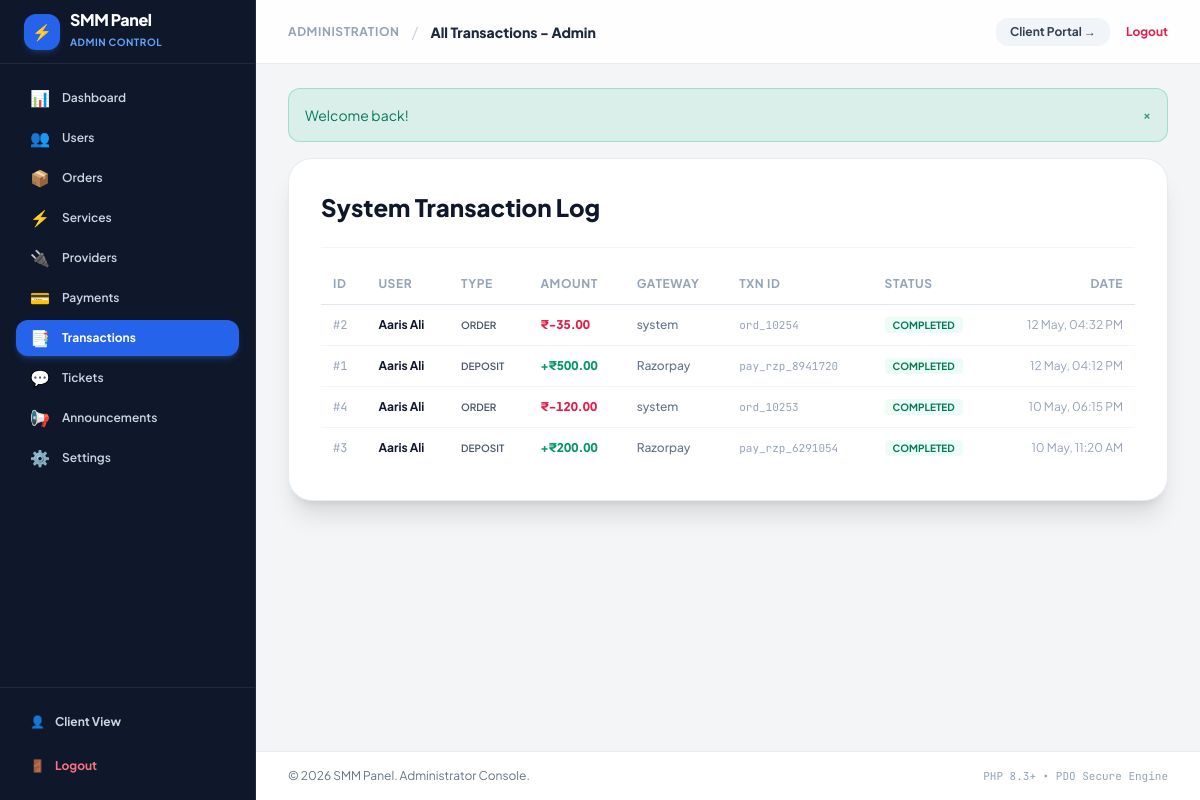
/admin/transactions.php (signed in), run on the app's committed database.
### tables this page shows
CREATE TABLE `transactions` (
  `id` INT UNSIGNED AUTO_INCREMENT PRIMARY KEY,
  `user_id` INT UNSIGNED NOT NULL,
  `order_id` INT UNSIGNED NULL,
  `type` ENUM('deposit', 'order', 'refund', 'bonus', 'admin_adjustment') NOT NULL,
  `amount` DECIMAL(12, 4) NOT NULL,
  `gateway` VARCHAR(50) NOT NULL DEFAULT 'system',
  `gateway_txn_id` VARCHAR(120) NULL,
  `status` ENUM('pending', 'completed', 'failed', 'refunded') NOT NULL DEFAULT 'completed',
  `note` VARCHAR(255) NULL,
  `created_at` TIMESTAMP DEFAULT CURRENT_TIMESTAMP,
  FOREIGN KEY (`user_id`) REFERENCES `users`(`id`) ON DELETE CASCADE,
  FOREIGN KEY (`order_id`) REFERENCES `orders`(`id`) ON DELETE SET NULL,
  INDEX `idx_txn_type` (`type`),
  INDEX `idx_txn_status` (`status`)
);

CREATE TABLE `users` (
  `id` INT UNSIGNED AUTO_INCREMENT PRIMARY KEY,
  `username` VARCHAR(64) NOT NULL UNIQUE,
  `email` VARCHAR(191) NOT NULL UNIQUE,
  `password` VARCHAR(255) NOT NULL,
  `phone` VARCHAR(32) NULL,
  `balance` DECIMAL(12, 4) NOT NULL DEFAULT 0.0000,
  `spent` DECIMAL(12, 4) NOT NULL DEFAULT 0.0000,
  `role` ENUM('user', 'admin', 'support') NOT NULL DEFAULT 'user',
  `status` ENUM('active', 'suspended', 'banned') NOT NULL DEFAULT 'active',
  `api_key` VARCHAR(64) NOT NULL UNIQUE,
  `email_verified` TINYINT(1) NOT NULL DEFAULT 0,
  `created_at` TIMESTAMP DEFAULT CURRENT_TIMESTAMP,
  `updated_at` TIMESTAMP DEFAULT CURRENT_TIMESTAMP ON UPDATE CURRENT_TIMESTAMP,
  INDEX `idx_users_role` (`role`),
  INDEX `idx_users_status` (`status`)
);

### admin/transactions.php (the view, shortened to what this page needs)
<?php
require_once __DIR__ . '/../includes/functions.php';
$db = Database::getConnection();
$transactions = $db->query("
    SELECT t.*, u.username
    FROM transactions t
    JOIN users u ON t.user_id = u.id
    ORDER BY t.created_at DESC
")->fetchAll();
require_once __DIR__ . '/../includes/header.php';
?>
<div class="max-w-7xl mx-auto my-4 space-y-6">
    <div class="bg-white rounded-3xl p-6 sm:p-8 border border-slate-200/80 shadow-xl">
        <h2 class="text-2xl font-extrabold text-slate-900 pb-6 border-b border-slate-100">System Transaction Log</h2>
        <div class="overflow-x-auto mt-4">
            <table class="w-full text-left text-xs">
                <thead>
                    <tr class="border-b border-slate-200 text-slate-400 uppercase tracking-wider">
                        <th class="py-3 px-3">ID</th>
                        <th class="py-3 px-3">User</th>
                        <th class="py-3 px-3">Type</th>
                        <th class="py-3 px-3">Amount</th>
                        <th class="py-3 px-3">Gateway</th>
                        <th class="py-3 px-3">Txn ID</th>
                        <th class="py-3 px-3">Status</th>
                        <th class="py-3 px-3 text-right">Date</th>
                    </tr>
                </thead>
                <tbody class="divide-y divide-slate-100 text-slate-700">
                    <?php foreach ($transactions as $t):
                        $isPos = (float)$t['amount'] > 0;
                    ?>
                        <tr class="hover:bg-slate-50">
                            <td class="py-3 px-3 font-mono text-slate-400">#<?= (int)$t['id'] ?></td>
                            <td class="py-3 px-3 font-bold text-slate-900"><?= e($t['username']) ?></td>
                            <td class="py-3 px-3 font-semibold text-slate-600 uppercase text-[10px]"><?= e($t['type']) ?></td>
                            <td class="py-3 px-3 font-extrabold tabular-nums <?= $isPos ? 'text-emerald-600' : 'text-rose-600' ?>">
                                <?= $isPos ? '+' : '' ?><?= format_currency($t['amount']) ?>
                            </td>
                            <td class="py-3 px-3 font-medium text-slate-500"><?= e($t['gateway']) ?></td>
                            <td class="py-3 px-3 font-mono text-[11px] text-slate-400"><?= e($t['gateway_txn_id']) ?></td>
                            <td class="py-3 px-3"><span class="px-2 py-0.5 rounded text-[10px] font-bold uppercase bg-emerald-50 text-emerald-700"><?= e($t['status']) ?></span></td>
                            <td class="py-3 px-3 text-right text-slate-400"><?= date('d M, h:i A', strtotime($t['created_at'])) ?></td>
                        </tr>
                    <?php endforeach; ?>
                </tbody>
            </table>
        </div>
    </div>
</div>
<?php require_once __DIR__ . '/../includes/footer.php'; ?>

### data on the page
transactions: id "2", user.username "Aaris Ali", type "ORDER", amount "₹-35.00", gateway "system", gateway_txn "ord_10254", status "COMPLETED", created_at "12 May, 04:32 PM"
transactions: id "1", user.username "Aaris Ali", type "DEPOSIT", amount "₹500.00", gateway "Razorpay", gateway_txn "pay_rzp_8941720", status "COMPLETED", created_at "12 May, 04:12 PM"
transactions: id "4", user.username "Aaris Ali", type "ORDER", amount "₹-120.00", gateway "system", gateway_txn "ord_10253", status "COMPLETED", created_at "10 May, 06:15 PM"
transactions: id "3", user.username "Aaris Ali", type "DEPOSIT", amount "₹200.00", gateway "Razorpay", gateway_txn "pay_rzp_6291054", status "COMPLETED", created_at "10 May, 11:20 AM"

### other printed values
app_name() "SMM Panel"
$link['icon'] "📊"
$link['name'] "Dashboard"
$link['icon'] "👥"
$link['name'] "Users"
$link['icon'] "📦"
$link['name'] "Orders"
$link['icon'] "⚡"
$link['name'] "Services"
$link['icon'] "🔌"
$link['name'] "Providers"
$link['icon'] "💳"
$link['name'] "Payments"
$link['icon'] "📑"
$link['name'] "Transactions"
